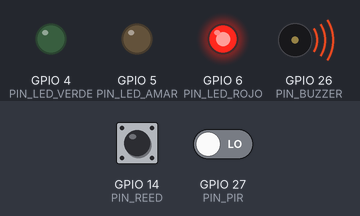
This sketch was run on a simulated ESP32-S3. Shown: output pins drawn as LEDs (lit = HIGH), buzzer (waves = sounding, pin HIGH). Inputs (shaded band) come from the test bench; at power-on: GPIO 14 (PIN_REED) HIGH, GPIO 27 (PIN_PIR) LOW. What the sketch prints to the serial monitor is not drawn.

Above: at 1.2 s.
1.3 s: GPIO 14 (PIN_REED) driven LOW
2.8 s: GPIO 27 (PIN_PIR) driven HIGH
4.3 s: GPIO 14 (PIN_REED) driven HIGH
5.8 s: GPIO 14 (PIN_REED) driven LOW and GPIO 27 (PIN_PIR) driven LOW
7.3 s: GPIO 14 (PIN_REED) pulsed HIGH 2 times (0.12 s each, 0.3 s apart)
Timing chart, 0 to 10.3 s (numbered marks = the images above; inputs shaded):
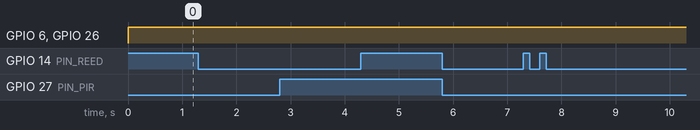

Measured:
- after the input at 1.3 s, every drawn part: stays the same
- after the input at 2.8 s, every drawn part: stays the same
- after the input at 4.3 s, every drawn part: stays the same
- after the input at 5.8 s, every drawn part: stays the same
- after the input at 7.3 s, every drawn part: stays the same

The sketch:

Sentinel_Access_ESP32S3.ino
```cpp
/*
 * PROYECTO: BLACKBOX (Grupo SurCode)
 * SISTEMA IOT INTELIGENTE DE CONTROL DE ACCESO Y SEGURIDAD
 * INTEGRANTES: Benjamin Tampier, Fabian Barroso, Agustin Gomez, Maximiliano Muñoz
 *
 * DESCRIPCIÓN:
 * Firmware para ESP32-S3 que controla:
 *  - Lector RFID RC522 (SPI)
 *  - Sensor magnético de puerta Reed Switch (GPIO 14, INPUT_PULLUP)
 *  - Sensor de movimiento PIR HC-SR501 (GPIO 27, INPUT)
 *  - Cerradura con Microservo SG90 (GPIO 13, PWM)
 *  - Pantalla OLED 0.96" SSD1306 (I2C: SDA=8, SCL=9)
 *  - Indicadores LED: Verde (GPIO 4), Amarillo (GPIO 5), Rojo (GPIO 6)
 *  - Buzzer activo/pasivo (GPIO 26)
 *  - Envío de telemetría JSON por Serial USB (115200 bps) y Wi-Fi HTTP
 */

#include <Arduino.h>

// Definición de Pines (Ajustables según cableado final en protoboard)
#define PIN_REED       14
#define PIN_PIR        27
#define PIN_SERVO      13
#define PIN_BUZZER     26
#define PIN_LED_VERDE   4
#define PIN_LED_AMAR    5
#define PIN_LED_ROJO    6

enum EstadoSistema {
  ARMADO,
  DESARMADO,
  INTRUSION
};

EstadoSistema estadoActual = ARMADO;
bool puertaAbierta = false;
bool cerraduraLibre = false;
bool movimientoPir = false;
unsigned long tiempoDesbloqueo = 0;
const unsigned long DURACION_APERTURA_MS = 8000;

// UIDs autorizados de prueba
const char* UIDS_AUTORIZADOS[] = {
  "04:A3:9B:12", // Benjamin Tampier
  "04:7C:41:8E", // Fabian Barroso
  "04:D1:55:3A", // Agustin Gomez
  "04:19:E0:77"  // Maximiliano Muñoz
};

void emitirJsonEvento(const char* evento, const char* sensor, const char* uid) {
  const char* nombreEstado = (estadoActual == ARMADO) ? "ARMADO" :
                             (estadoActual == DESARMADO) ? "DESARMADO" : "INTRUSION";

  Serial.print("{\"device_id\":\"ESP32S3-BODEGA-01\",");
  Serial.print("\"event\":\""); Serial.print(evento); Serial.print("\",");
  Serial.print("\"sensor\":\""); Serial.print(sensor); Serial.print("\",");
  Serial.print("\"uid\":\""); Serial.print(uid); Serial.print("\",");
  Serial.print("\"state\":\""); Serial.print(nombreEstado); Serial.print("\",");
  Serial.print("\"reed_open\":"); Serial.print(puertaAbierta ? "true" : "false"); Serial.print(",");
  Serial.print("\"pir_motion\":"); Serial.print(movimientoPir ? "true" : "false");
  Serial.println("}");
}

void actualizarSalidasFisicas() {
  digitalWrite(PIN_LED_VERDE, estadoActual == DESARMADO ? HIGH : LOW);
  digitalWrite(PIN_LED_AMAR,  estadoActual == ARMADO    ? HIGH : LOW);
  digitalWrite(PIN_LED_ROJO,  estadoActual == INTRUSION ? HIGH : LOW);
  digitalWrite(PIN_BUZZER,    estadoActual == INTRUSION ? HIGH : LOW);
}

bool esUidAutorizado(const String& uid) {
  for (int i = 0; i < 4; i++) {
    if (uid.equalsIgnoreCase(UIDS_AUTORIZADOS[i])) return true;
  }
  return false;
}

void procesarTarjetaRfid(const String& uid) {
  if (esUidAutorizado(uid)) {
    estadoActual = DESARMADO;
    cerraduraLibre = true;
    tiempoDesbloqueo = millis();
    actualizarSalidasFisicas();
    emitirJsonEvento("acceso_autorizado", "RC522", uid.c_str());
  } else {
    // Regla del proyecto: Tarjeta desconocida rechaza acceso pero NO activa intrusión por sí sola
    digitalWrite(PIN_BUZZER, HIGH);
    delay(150);
    digitalWrite(PIN_BUZZER, estadoActual == INTRUSION ? HIGH : LOW);
    emitirJsonEvento("acceso_denegado", "RC522", uid.c_str());
  }
}

void setup() {
  Serial.begin(115200);
  pinMode(PIN_REED, INPUT_PULLUP);
  pinMode(PIN_PIR, INPUT);
  pinMode(PIN_LED_VERDE, OUTPUT);
  pinMode(PIN_LED_AMAR, OUTPUT);
  pinMode(PIN_LED_ROJO, OUTPUT);
  pinMode(PIN_BUZZER, OUTPUT);

  actualizarSalidasFisicas();
  emitirJsonEvento("inicio_sistema", "ESP32-S3", "NONE");
}

void loop() {
  // 1. Lectura de Reed Switch (HIGH = imán separado = puerta abierta)
  bool lecturaPuerta = (digitalRead(PIN_REED) == HIGH);
  if (lecturaPuerta != puertaAbierta) {
    puertaAbierta = lecturaPuerta;
    if (puertaAbierta && estadoActual == ARMADO) {
      estadoActual = INTRUSION;
      actualizarSalidasFisicas();
      emitirJsonEvento("intrusion_puerta", "ReedSwitch", "NONE");
    } else {
      emitirJsonEvento(puertaAbierta ? "puerta_abierta" : "puerta_cerrada", "ReedSwitch", "NONE");
    }
  }

  // 2. Lectura de Sensor PIR HC-SR501
  bool lecturaPir = (digitalRead(PIN_PIR) == HIGH);
  if (lecturaPir && !movimientoPir) {
    movimientoPir = true;
    if (estadoActual == ARMADO) {
      estadoActual = INTRUSION;
      actualizarSalidasFisicas();
      emitirJsonEvento("intrusion_movimiento", "PIR_HCSR501", "NONE");
    } else {
      emitirJsonEvento("movimiento_autorizado", "PIR_HCSR501", "NONE");
    }
  } else if (!lecturaPir) {
    movimientoPir = false;
  }

  // 3. Cierre automático del pestillo SG90 tras vencer los 8 segundos
  if (cerraduraLibre && (millis() - tiempoDesbloqueo >= DURACION_APERTURA_MS) && !puertaAbierta) {
    cerraduraLibre = false;
    emitirJsonEvento("pestillo_bloqueado", "SG90", "NONE");
  }

  delay(80);
}
```
